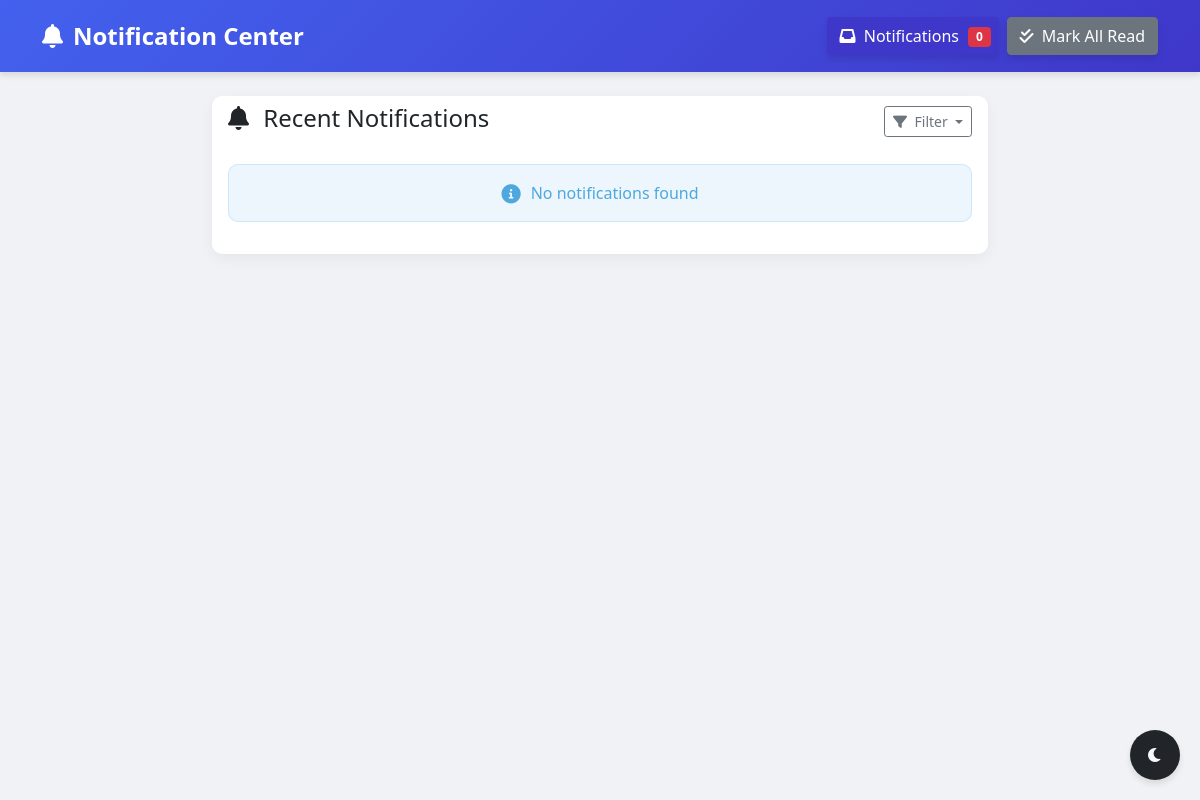
The page /notifications/ (signed in) on the database as committed earlier.
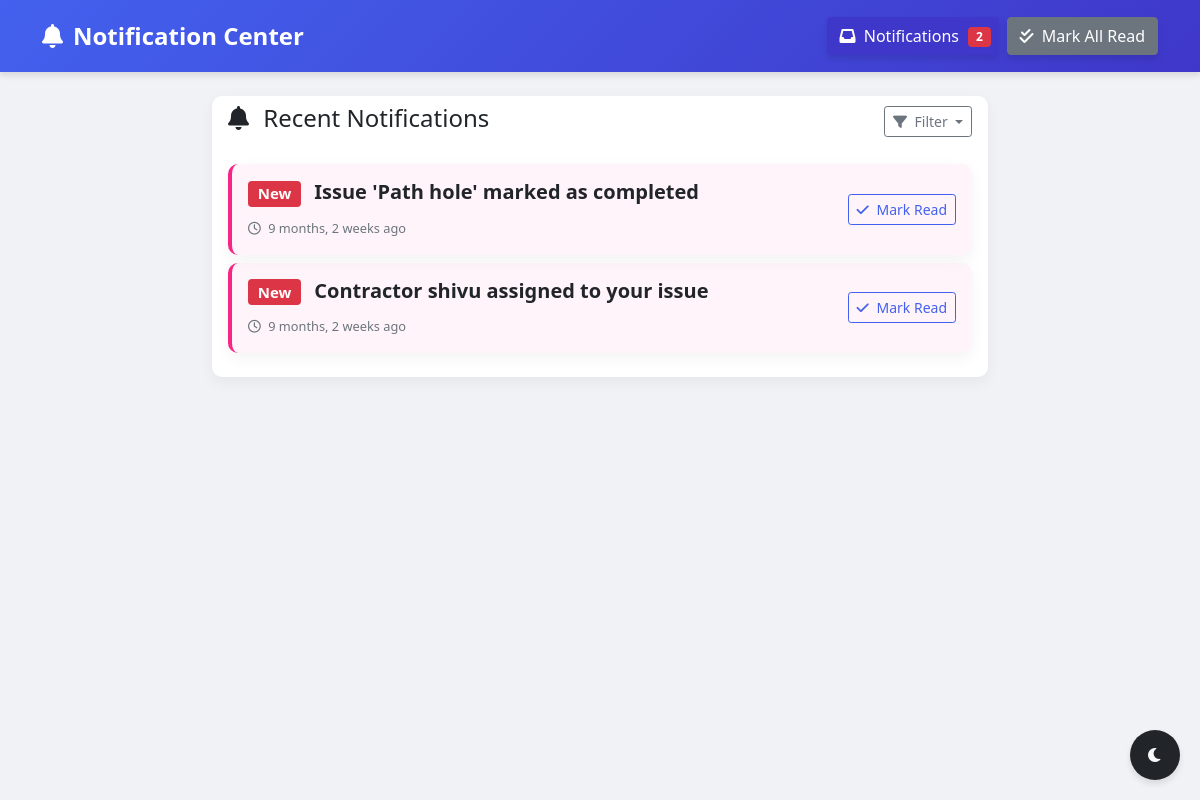
The same page on the database as committed later.
### issues/models.py (models this page shows, shortened)
class Notification(models.Model):
    user = models.ForeignKey(User, on_delete=models.CASCADE, related_name='notifications')
    message = models.CharField(max_length=255)
    related_issue = models.ForeignKey(Issue, on_delete=models.SET_NULL, null=True, blank=True)
    is_read = models.BooleanField(default=False)
    created_at = models.DateTimeField(auto_now_add=True)
    class Meta:
        ordering = ['-created_at']

### public/views.py (the view)
# urls.py: path('notifications/', view_notifications, name='view_notifications'),
@login_required
def view_notifications(request):
    notifications = request.user.notifications.all().order_by('-created_at')
    return render(request, 'notifications.html', {
        'notifications': notifications,
        'unread_count': request.user.notifications.filter(is_read=False).count()
    })

### issues/context_processors.py (called while the page is built)
def issue_utils(request):
    from issues.models import UserRating
    def has_been_rated_by(issue, user):
        if not user.is_authenticated:
            return False
        return UserRating.objects.filter(issue=issue, user=user).exists()
    return {
        'has_been_rated_by': has_been_rated_by
    }

### templates/notifications.html (shortened to what this page needs)
<!DOCTYPE html>
<html lang="en">
<head>
    <link href="https://cdn.jsdelivr.net/npm/bootstrap@5.1.3/dist/css/bootstrap.min.css" rel="stylesheet">
    <link rel="stylesheet" href="https://cdnjs.cloudflare.com/ajax/libs/font-awesome/6.0.0/css/all.min.css">
</head>
<body class="has-notifications">
    <nav class="navbar navbar-expand-lg navbar-dark">
        <div class="container">
            <a class="navbar-brand" href="#">
                <i class="fas fa-bell"></i>
                Notification Center
            </a>
            <div class="d-flex align-items-center">
                <a href="{% url 'view_notifications' %}" class="btn btn-primary mx-2">
                    <i class="fas fa-inbox me-1"></i> Notifications
                    <span class="badge bg-danger notification-badge">
                        {{ unread_count }}
                    </span>
                </a>
                <a href="{% url 'mark_all_notifications_read' %}" class="btn btn-secondary">
                    <i class="fas fa-check-double me-1"></i> Mark All Read
                </a>
            </div>
        </div>
    </nav>
    <div class="container mt-4">
        <div class="card mb-4">
            <div class="card-header bg-transparent border-0 d-flex justify-content-between align-items-center">
                <h4><i class="fas fa-bell me-2"></i> Recent Notifications</h4>
                <div class="dropdown">
                    <button class="btn btn-sm btn-outline-secondary dropdown-toggle" type="button" id="filterDropdown" data-bs-toggle="dropdown" aria-expanded="false">
                        <i class="fas fa-filter me-1"></i> Filter
                    </button>
                </div>
            </div>
            <div class="card-body">
                {% for notification in notifications %}
                <div class="card notification-card mb-2 {% if not notification.is_read %}unread{% endif %}">
                    <div class="card-body">
                        <div class="d-flex justify-content-between align-items-center">
                            <div>
                                <h5 class="card-title">
                                    {% if not notification.is_read %}
                                    <span class="badge bg-danger me-2">New</span>
                                    {% endif %}
                                    {{ notification.message }}
                                </h5>
                                <small class="text-muted">
                                    <i class="far fa-clock me-1"></i> {{ notification.created_at|timesince }} ago
                                </small>
                            </div>
                            <a href="{% url 'mark_notification_read' notification.id %}"
                                class="btn btn-sm btn-mark-read">
                                <i class="fas fa-check me-1"></i> Mark Read
                            </a>
                        </div>
                    </div>
                </div>
                {% empty %}
                <div class="alert alert-info">
                    <i class="fas fa-info-circle"></i> No notifications found
                </div>
                {% endfor %}
            </div>
        </div>
    </div>
    <button class="dark-mode-toggle" id="darkModeToggle">
        <i class="fas fa-moon"></i>
    </button>
</body>
</html>

Rows that differ between the two databases and show on the page:
added Notification: is_read "New", message "Issue 'Path hole' marked as completed", created_at "9 months, 2 weeks"
added Notification: is_read "New", message "Contractor shivu assigned to your issue", created_at "9 months, 2 weeks"
Other text that changed with them:
{{ unread_count }}: "0" → "2"
text no longer shown: "No notifications found"
